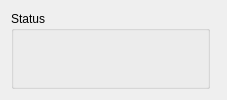
       <widget class="QWidget" name="tab_9">
        <attribute name="title">
         <string>Status</string>
        </attribute>
        <layout class="QGridLayout" name="gridLayout_32">
         <item row="0" column="0">
          <layout class="QHBoxLayout" name="horizontalLayout_15" stretch="0,1">
           <item>
            <widget class="QGroupBox" name="groupBoxStatus">
             <property name="minimumSize">
              <size>
               <width>0</width>
               <height>0</height>
              </size>
             </property>
             <property name="maximumSize">
              <size>
               <width>16777215</width>
               <height>16777215</height>
              </size>
             </property>
             <property name="title">
              <string>Status</string>
             </property>
             <layout class="QGridLayout" name="gridLayout_31">
              <item row="0" column="0">
               <widget class="PanelSuperList" name="panelSuperListStatus" native="true">
                <property name="minimumSize">
                 <size>
                  <width>175</width>
                  <height>0</height>
                 </size>
                </property>
                <property name="maximumSize">
                 <size>
                  <width>175</width>
                  <height>16777215</height>
                 </size>
                </property>
               </widget>
              </item>
             </layout>
            </widget>
           </item>
           <item>
            <widget class="PanelStatus" name="panelStatus" native="true"/>
           </item>
          </layout>
         </item>
        </layout>
       </widget>
